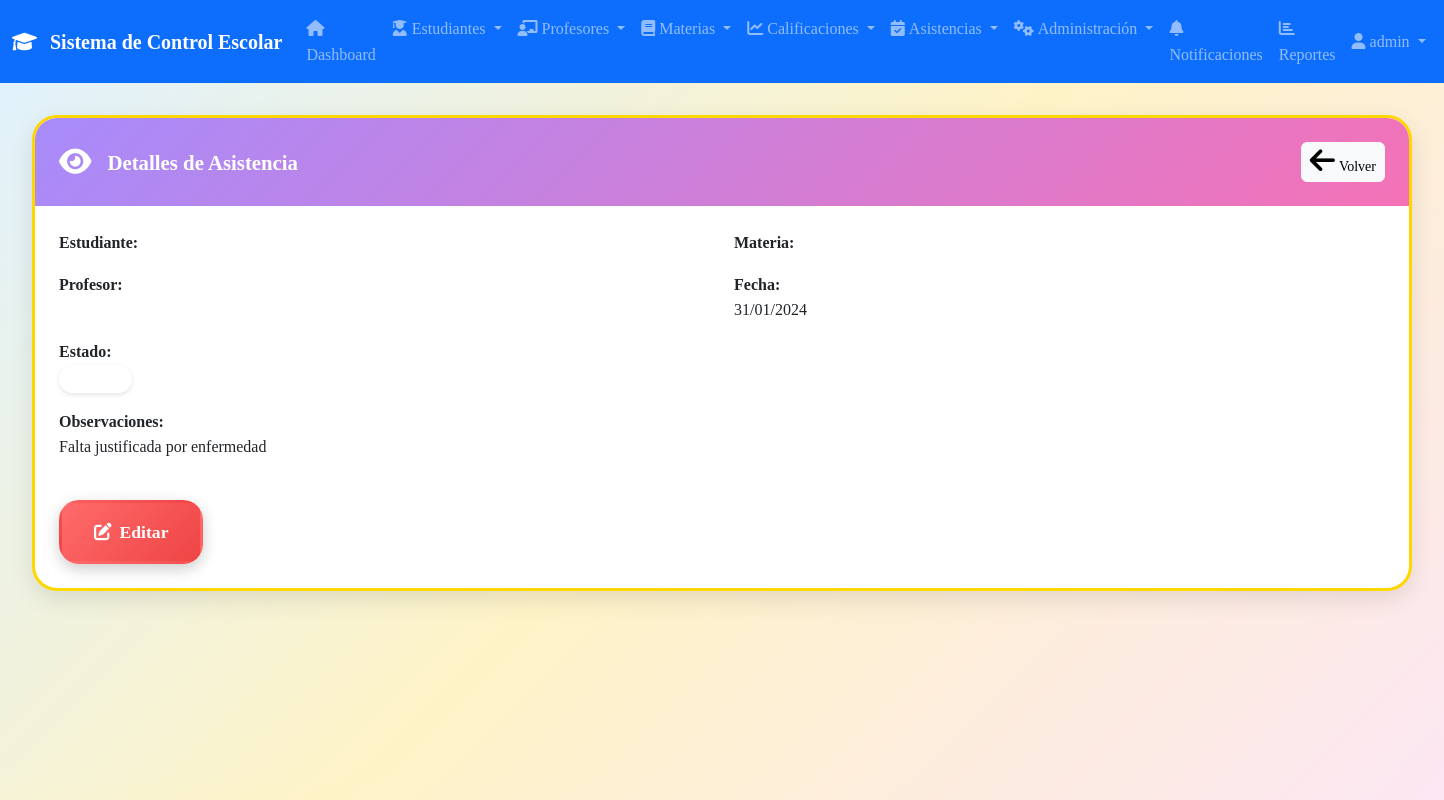
The page /modules/asistencias/ver.php?id=9 (signed in) on the database its author committed.
### tables this page shows
CREATE TABLE IF NOT EXISTS `asistencias` (
  `id` int NOT NULL AUTO_INCREMENT,
  `estudiante_id` int NOT NULL,
  `materia_id` int NOT NULL,
  `profesor_id` int NOT NULL,
  `fecha` date NOT NULL,
  `estado` enum('presente','ausente','justificado','tardanza') NOT NULL,
  `observaciones` text,
  `fecha_creacion` timestamp NULL DEFAULT CURRENT_TIMESTAMP,
  PRIMARY KEY (`id`),
  KEY `materia_id` (`materia_id`),
  KEY `profesor_id` (`profesor_id`),
  KEY `idx_asistencias_estudiante_fecha` (`estudiante_id`,`fecha`)
);

### modules/asistencias/ver.php (the view, shortened to what this page needs)
<?php
$id = isset($_GET['id']) ? (int)$_GET['id'] : 0;
try {
    $pdo = conectarDB();
    $sql = "SELECT a.*,
            CONCAT(e.nombre, ' ', e.apellido_paterno, ' ', e.apellido_materno) as estudiante_nombre,
            m.nombre as materia_nombre,
            CONCAT(p.nombre, ' ', p.apellido_paterno) as profesor_nombre
            FROM asistencias a
            LEFT JOIN estudiantes e ON a.estudiante_id = e.id
            LEFT JOIN materias m ON a.materia_id = m.id
            LEFT JOIN profesores p ON a.profesor_id = p.id
            WHERE a.id = ?";
    $stmt = $pdo->prepare($sql);
    $stmt->execute([$id]);
    $asistencia = $stmt->fetch(PDO::FETCH_ASSOC);
} catch (Exception $e) {
    redirect('listar.php');
}
include __DIR__ . '/../../includes/navbar.php';
?>
<!DOCTYPE html>
<html lang="es">
<head>
    <link href="https://cdn.jsdelivr.net/npm/bootstrap@5.1.3/dist/css/bootstrap.min.css" rel="stylesheet">
    <link href="https://cdnjs.cloudflare.com/ajax/libs/font-awesome/6.0.0/css/all.min.css" rel="stylesheet">
    <link href="../../assets/css/style.css" rel="stylesheet">
    <link href="../../assets/css/dashboard-style.css" rel="stylesheet">
</head>
<body class="dashboard-style">
    <div class="main-container">
        <div class="row">
            <div class="col-12">
                <div class="content-card">
                    <div class="content-card-header">
                        <i class="fas fa-eye"></i>Detalles de Asistencia
                        <a href="listar.php" class="btn btn-light btn-sm ms-auto">
                            <i class="fas fa-arrow-left me-1"></i>Volver
                        </a>
                    </div>
                    <div class="card-body p-4">
                        <div class="row">
                            <div class="col-md-6 mb-3">
                                <strong>Estudiante:</strong><br>
                            </div>
                            <div class="col-md-6 mb-3">
                                <strong>Materia:</strong><br>
                            </div>
                            <div class="col-md-6 mb-3">
                                <strong>Profesor:</strong><br>
                            </div>
                            <div class="col-md-6 mb-3">
                                <strong>Fecha:</strong><br>
                                <?php echo date('d/m/Y', strtotime($asistencia['fecha'])); ?>
                            </div>
                            <div class="col-md-6 mb-3">
                                <strong>Estado:</strong><br>
                                <span class="badge badge-module estado-<?php echo $asistencia['estado']; ?>">
                                </span>
                            </div>
                            <div class="col-12 mb-3">
                                <strong>Observaciones:</strong><br>
                                <?php echo htmlspecialchars($asistencia['observaciones'] ?? 'Sin observaciones'); ?>
                            </div>
                        </div>
                        <div class="mt-4">
                            <a href="editar.php?id=<?php echo $id; ?>" class="btn btn-school btn-attendance">
                                <i class="fas fa-edit me-2"></i>Editar
                            </a>
                        </div>
                    </div>
                </div>
            </div>
        </div>
    </div>
</body>
</html>

### assets/css/style.css (style rules this page uses)
:root { --primary-color: #0d6efd; --secondary-color: #6c757d; --success-color: #198754; --danger-color: #dc3545; --warning-color: #ffc107; --info-color: #0dcaf0; --light-color: #f8f9fa; --dark-color: #212529; --border-radius: 0.375rem; --box-shadow: 0 0.125rem 0.25rem rgba(0, 0, 0, 0.075); }
body { font-family: 'Segoe UI', Tahoma, Geneva, Verdana, sans-serif; background-color: #f8f9fa; line-height: 1.6; }
.btn { border-radius: var(--border-radius); font-weight: 500; transition: all 0.3s ease; }
.badge { font-size: 0.75rem; font-weight: 500; padding: 0.375rem 0.75rem; }
.btn { font-weight: 500; }

### assets/css/dashboard-style.css (style rules this page uses)
:root { --sunny-yellow: #FFD700; --sky-blue: #4ECDC4; --grass-green: #10B981; --coral: #FF6B6B; --purple: #A78BFA; --pink: #F472B6; --orange: #FB923C; --lime: #84CC16; }
body.dashboard-style { background: linear-gradient(135deg, #E0F2FE 0%, #FEF3C7 50%, #FCE7F3 100%); min-height: 100vh; font-family: 'Comic Sans MS', 'Chalkboard', 'Marker Felt', cursive; }
.content-card { background: white; border-radius: 25px; border: 3px solid var(--sunny-yellow); box-shadow: 0 8px 25px rgba(0,0,0,0.1); overflow: hidden; margin-bottom: 2rem; }
.content-card-header { background: linear-gradient(135deg, var(--purple) 0%, var(--pink) 100%); padding: 1.5rem; color: white; font-weight: bold; font-size: 1.3rem; display: flex; align-items: center; }
.content-card-header i { margin-right: 1rem; font-size: 1.8rem; }
.btn-school { border-radius: 20px; padding: 1rem 2rem; font-weight: bold; font-size: 1.1rem; transition: all 0.3s ease; border: 3px solid transparent; box-shadow: 0 5px 15px rgba(0,0,0,0.2); }
.btn-attendance { background: linear-gradient(135deg, var(--coral) 0%, #EF4444 100%); color: white; }
.badge-module { border-radius: 15px; padding: 0.5rem 1rem; font-weight: bold; box-shadow: 0 2px 5px rgba(0,0,0,0.1); }

### modules/asistencias/ver.php (style rules this page uses)
body { font-family: 'Comic Sans MS', 'Chalkboard', 'Marker Felt', cursive; }
.main-container { background: linear-gradient(135deg, rgba(224, 242, 254, 0.5) 0%, rgba(254, 243, 199, 0.5) 50%, rgba(252, 231, 243, 0.5) 100%); padding: 2rem; min-height: calc(100vh - 100px); }

### rows shown on the page
asistencias: fecha "31/01/2024", observaciones "Falta justificada por enfermedad"

### other values the page prints
SITE_NAME "Sistema de Control Escolar"
$_SESSION['username'] "admin"
